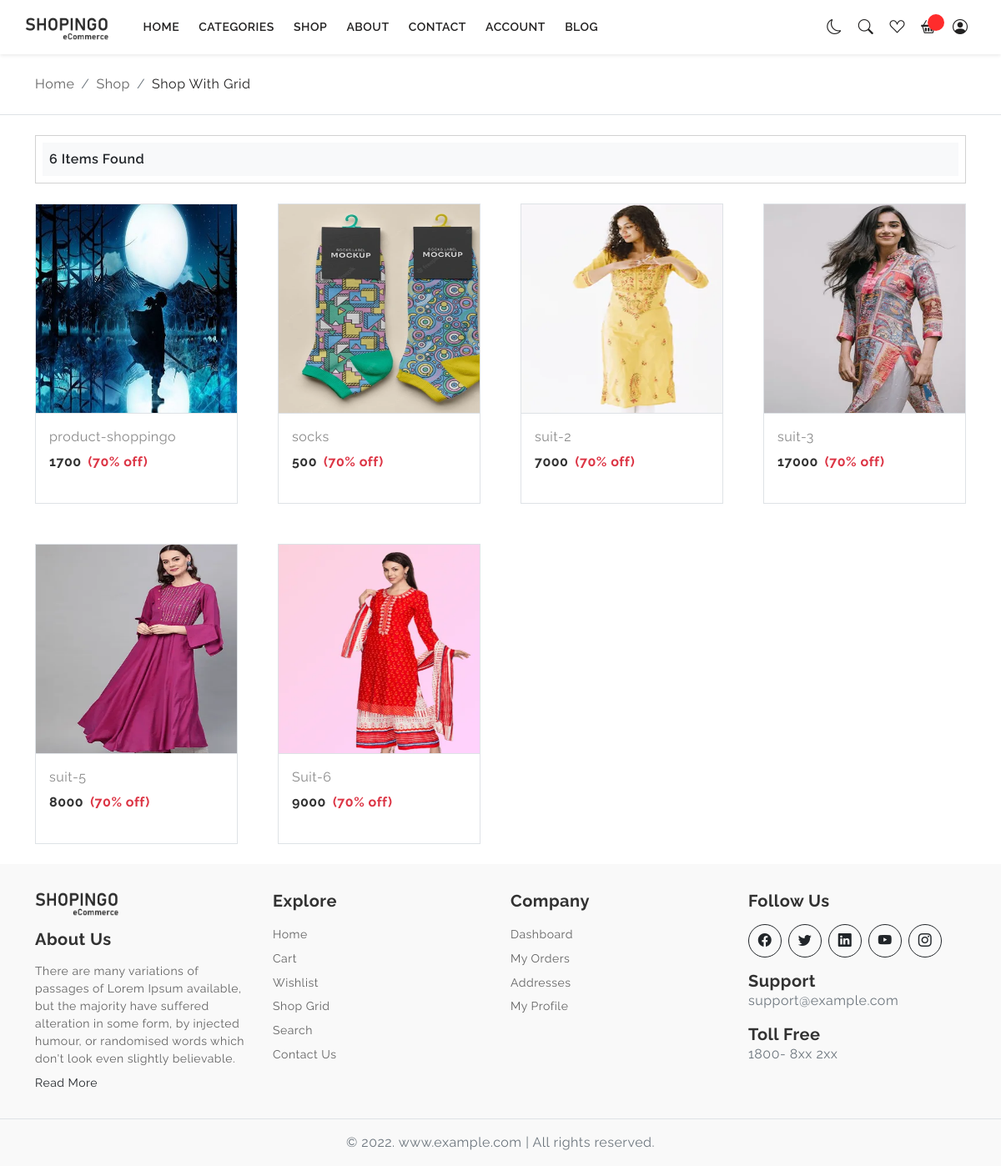
The app's page /src/view/shop-grid-type-4.php?cat_id=2 (signed in) with its own data.
### tables this page shows
CREATE TABLE `products_table` (
  `id` int NOT NULL,
  `product_name` varchar(255) NOT NULL,
  `description` varchar(255) NOT NULL,
  `price` int NOT NULL,
  `stock` int NOT NULL,
  `product_size` varchar(255) DEFAULT NULL,
  `isFeatured` int NOT NULL DEFAULT '0',
  `isDeleted` int NOT NULL DEFAULT '0',
  `category_id` int NOT NULL,
  `featured_product_image` varchar(255) NOT NULL,
  `created_at` timestamp NOT NULL DEFAULT CURRENT_TIMESTAMP,
  `updated_at` timestamp NULL DEFAULT NULL,
  `deleted_at` timestamp NULL DEFAULT NULL,
  `restored_at` datetime DEFAULT NULL
);

### src/view/shop-grid-type-4.php (the view, shortened to what this page needs)
<?php include '../../includes/header.php';
include_once '../../includes/nav.php';
include '../../config/connection.php';
?>
<div class="page-content">
  <div class="py-4 border-bottom">
    <div class="container">
      <nav aria-label="breadcrumb">
        <ol class="breadcrumb mb-0">
          <li class="breadcrumb-item"><a href="javascript:;">Home</a></li>
          <li class="breadcrumb-item"><a href="javascript:;">Shop</a></li>
          <li class="breadcrumb-item active" aria-current="page">Shop With Grid</li>
        </ol>
      </nav>
    </div>
  </div>
  <section class="py-4">
    <div class="container">
      <div class="row">
        <div class="col-12 col-xl-12">
          <?php
          $cat_id = $_GET['cat_id'];
          $fetch = "SELECT * FROM `products_table` WHERE category_id='$cat_id' AND isDeleted = 0";
          $execute = mysqli_query($conn, $fetch);
          $data_rows = array();
          while ($row = mysqli_fetch_assoc($execute)) {
            $count = mysqli_num_rows($execute);
            $data_rows[] = $row;
          }
          ?>
          <div class="shop-right-sidebar">
            <div class="card rounded-0">
              <div class="card-body p-2">
                <div class="d-flex align-items-center justify-content-between bg-light p-2">
                  <div class="product-count">
                    <?php echo $count; ?> Items Found
                  </div>
                </div>
              </div>
            </div>
            <div class="product-grid mt-4">
              <div class="row row-cols-1 row-cols-md-2 row-cols-lg-4 g-5">
                <?php foreach ($data_rows as $products) {
                  $product_img = $products['featured_product_image'];
                  $product_id = $products['id'];
                  ?>
                  <div class="col">
                    <div style="height: 360px;" class="card border shadow-none">
                      <div class="position-relative overflow-hidden">
                        <a href="./product-details.php?product_id=<?php echo $product_id ?>">
                          <img
                            src='<?php echo "../../shopingo_admin2-rahul/assets/images/product_featured_images/$product_img" ?>'
                            style="height: 250px; width:300px; " class="card-img-top" alt="...">
                        </a>
                      </div>
                      <div class="card-body border-top">
                        <p class="mb-0 product-short-name">
                          <?php echo $products['product_name']; ?>
                        </p>
                        <div class="product-price d-flex align-items-center gap-2 mt-2">
                          <div class="h6 fw-bold">
                            <?php echo $products['price']; ?>
                          </div>
                          <div class="h6 fw-bold text-danger">(70% off)</div>
                        </div>
                      </div>
                    </div>
                  </div>
                <?php } ?>
              </div>
            </div>
          </div>
        </div>
      </div>
    </div>
  </section>
</div>
<?php include '../../includes/footer.php' ?>
</body>
</html>

### assets/css/style.css (style rules this page uses)
body { color: #797979; letter-spacing: 0.5px; background-color: #ffffff; font-family: 'Raleway', sans-serif; }
::placeholder { opacity: 0.5 !important; }
.h1, .h2, .h3, .h4, .h5, .h6, h1, h2, h3, h4, h5, h6 { color: #323232; }
.page-content { padding-top: 65px; }
.tabular-product .card, .product-thumbs .card, .product-grid .card { border: 0; border-radius: 0; overflow: hidden; background-color: #ffffff; box-shadow: 0 2px 6px 0 rgb(218 218 253 / 55%), 0 2px 6px 0 rgb(206 206 238 / 44%); -webkit-transition: 0.4s ease; transition: 0.4s ease; }
.product-zoom-images img, .tabular-product .card img, .product-thumbs .card img, .product-grid .card img, .cartegory-box .card img { -webkit-transition: 0.4s ease; transition: 0.4s ease; border-radius: 0; }
.product-short-name { color: #898989; font-size: 16px; }
.product-count { color: #212529; font-weight: 600; }
.breadcrumb li a { color: #636363; }
.breadcrumb li.active { color: #222121; }
.card-img-top { height: 300px; width: 350px; padding-right: 21px; }

### records on screen
products_table: featured_product_image (picture), product_name "product-shoppingo", price "1700"
products_table: featured_product_image (picture), product_name "socks", price "500"
products_table: featured_product_image (picture), product_name "suit-2", price "7000"
products_table: featured_product_image (picture), product_name "suit-3", price "17000"
products_table: featured_product_image (picture), product_name "suit-5", price "8000"
products_table: featured_product_image (picture), product_name "Suit-6", price "9000"

### other values on screen
$count "6"
